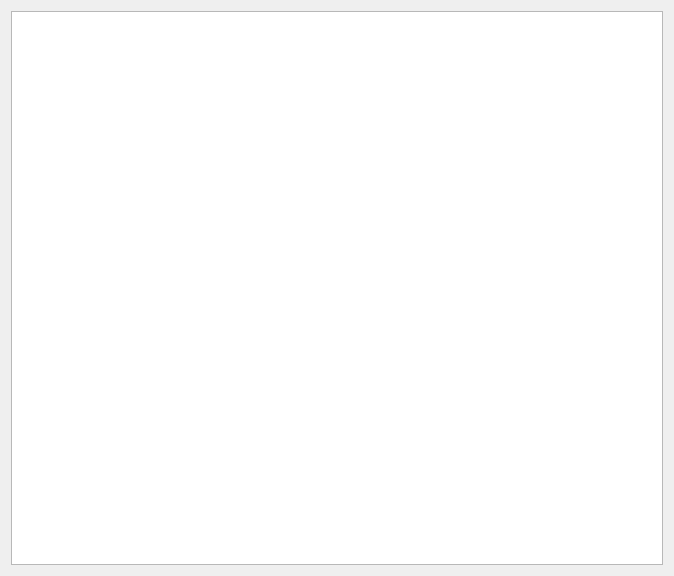
<?xml version="1.0" encoding="UTF-8"?>
<ui version="4.0">
 <class>DialogImage</class>
 <widget class="QDialog" name="DialogImage">
  <property name="geometry">
   <rect>
    <x>0</x>
    <y>0</y>
    <width>674</width>
    <height>576</height>
   </rect>
  </property>
  <property name="windowTitle">
   <string>Dialog</string>
  </property>
  <layout class="QGridLayout" name="gridLayout">
   <item row="0" column="0">
    <widget class="QGraphicsView" name="graphicsView"/>
   </item>
  </layout>
 </widget>
 <resources/>
 <connections/>
</ui>
